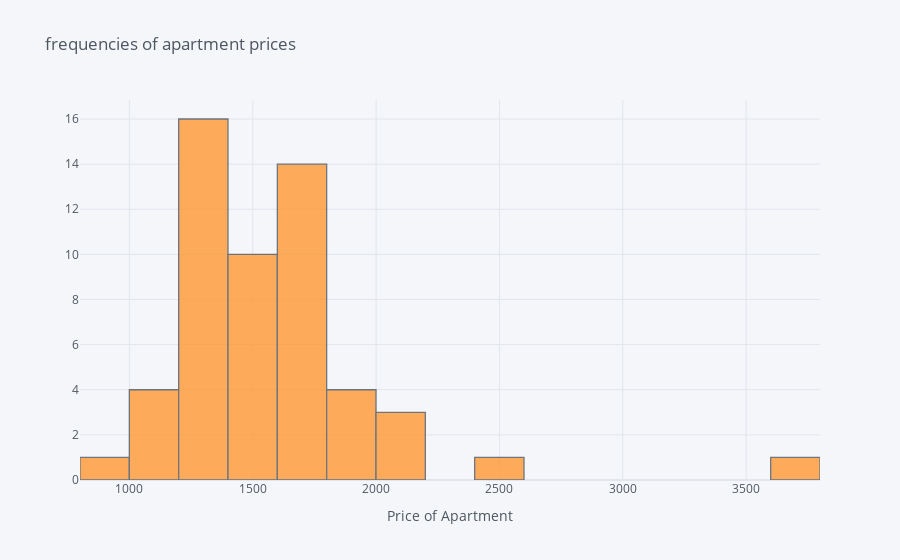
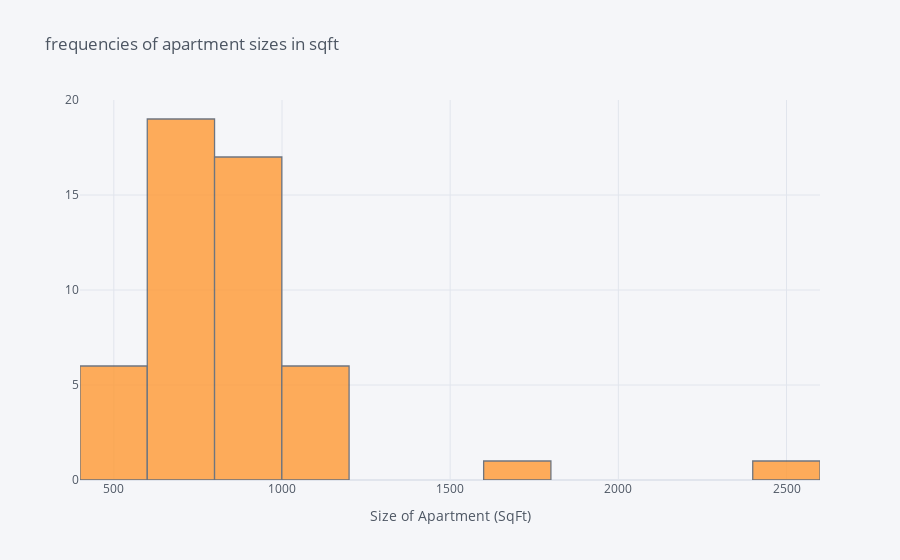

Notebook code for these charts, in order:
### Markdown cell above
## Plotting price and size, we can see there is a clear relationship between both attributes

### Code cell
df['price'].iplot(kind='histogram', xTitle='Price of Apartment', title='frequencies of apartment prices')
df[['size']].iplot(kind='histogram', xTitle='Size of Apartment (SqFt)', title='frequencies of apartment sizes in sqft')

### Figure 1 — Plotly figure (JSON) as saved in the notebook; plotly's stock layout.template omitted (floating-point values rounded to 4 significant figures)
{"data": [{"histfunc": "count", "histnorm": "", "marker": {"color": "rgba(255, 153, 51, 1.0)", "line": {"color": "#4D5663", "width": 1.3}}, "name": "price", "opacity": 0.8, "orientation": "v", "type": "histogram", "x": [1200, 1300, 900, 1550, 1675, 1725, 1385, 1450, 1100, 1360, 1350, 1425, 1650, 1615, 1275, 1200, 1730, 1310, 1920, 1925, 1615, 1305, 1640, 1630, 1390, 1500, 1475, 1050, 1600, 1250, 1500, 3675, 1400, 1100, 2400, 1600, 1630, 1750, 1150, 1200, 1600, 1425, 2125, 1305, 1370, 1475, 1815, 2125, 1880, 2190, 1705, 1525, 1255, 1355]}], "layout": {"barmode": "overlay", "legend": {"bgcolor": "#F5F6F9", "font": {"color": "#4D5663"}}, "paper_bgcolor": "#F5F6F9", "plot_bgcolor": "#F5F6F9", "title": {"font": {"color": "#4D5663"}, "text": "frequencies of apartment prices"}, "xaxis": {"gridcolor": "#E1E5ED", "showgrid": true, "tickfont": {"color": "#4D5663"}, "title": {"font": {"color": "#4D5663"}, "text": "Price of Apartment"}, "zerolinecolor": "#E1E5ED"}, "yaxis": {"gridcolor": "#E1E5ED", "showgrid": true, "tickfont": {"color": "#4D5663"}, "title": {"font": {"color": "#4D5663"}, "text": ""}, "zerolinecolor": "#E1E5ED"}}}

### Figure 2 — Plotly figure (JSON) as saved in the notebook; plotly's stock layout.template omitted (floating-point values rounded to 4 significant figures)
{"data": [{"histfunc": "count", "histnorm": "", "marker": {"color": "rgba(255, 153, 51, 1.0)", "line": {"color": "#4D5663", "width": 1.3}}, "name": "size", "opacity": 0.8, "orientation": "v", "type": "histogram", "x": [500, 700, 500, 550, 660, 912, null, 730, 750, 581, null, null, null, 659, 500, 700, 888, 663, 970, 1137, 889, 650, 977, 965, 661, 715, 859, 600, 1000, 540, 700, 2400, 900, 600, 1600, 800, 940, 945, 750, 1000, 972, 850, 1130, 638, 753, 862, 988, 1135, 988, 1135, 915, 675, 616, 786]}], "layout": {"barmode": "overlay", "legend": {"bgcolor": "#F5F6F9", "font": {"color": "#4D5663"}}, "paper_bgcolor": "#F5F6F9", "plot_bgcolor": "#F5F6F9", "title": {"font": {"color": "#4D5663"}, "text": "frequencies of apartment sizes in sqft"}, "xaxis": {"gridcolor": "#E1E5ED", "showgrid": true, "tickfont": {"color": "#4D5663"}, "title": {"font": {"color": "#4D5663"}, "text": "Size of Apartment (SqFt)"}, "zerolinecolor": "#E1E5ED"}, "yaxis": {"gridcolor": "#E1E5ED", "showgrid": true, "tickfont": {"color": "#4D5663"}, "title": {"font": {"color": "#4D5663"}, "text": ""}, "zerolinecolor": "#E1E5ED"}}}
